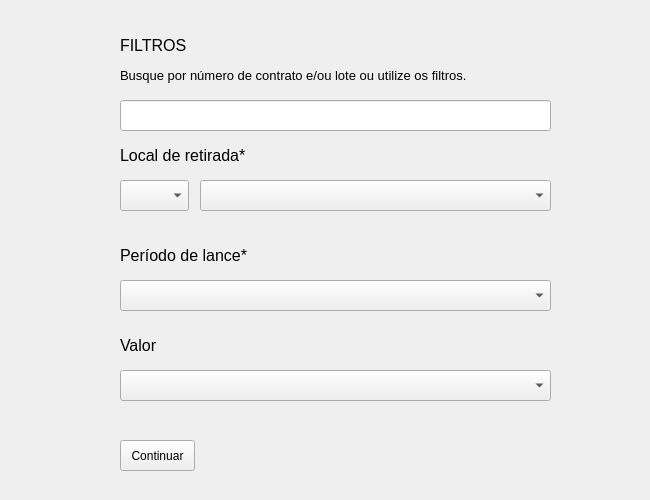
<?xml version="1.0" encoding="UTF-8"?>
<ui version="4.0">
 <class>interface</class>
 <widget class="QMainWindow" name="interface">
  <property name="geometry">
   <rect>
    <x>0</x>
    <y>0</y>
    <width>650</width>
    <height>500</height>
   </rect>
  </property>
  <property name="maximumSize">
   <size>
    <width>650</width>
    <height>500</height>
   </size>
  </property>
  <property name="windowTitle">
   <string>BUSCADOR DE LEILÕES DE JOIAS DA CAIXA</string>
  </property>
  <property name="toolButtonStyle">
   <enum>Qt::ToolButtonStyle::ToolButtonIconOnly</enum>
  </property>
  <widget class="QWidget" name="centralwidget">
   <widget class="QLineEdit" name="lineEdit">
    <property name="geometry">
     <rect>
      <x>120</x>
      <y>100</y>
      <width>431</width>
      <height>31</height>
     </rect>
    </property>
    <property name="toolTip">
     <string>Busque por numero de lote ou contrato</string>
    </property>
   </widget>
   <widget class="QComboBox" name="comboBox">
    <property name="geometry">
     <rect>
      <x>120</x>
      <y>180</y>
      <width>69</width>
      <height>31</height>
     </rect>
    </property>
    <property name="toolTip">
     <string>UF</string>
    </property>
   </widget>
   <widget class="QComboBox" name="comboBox_2">
    <property name="geometry">
     <rect>
      <x>200</x>
      <y>180</y>
      <width>351</width>
      <height>31</height>
     </rect>
    </property>
    <property name="toolTip">
     <string>Cidade</string>
    </property>
   </widget>
   <widget class="QLabel" name="label">
    <property name="geometry">
     <rect>
      <x>120</x>
      <y>140</y>
      <width>131</width>
      <height>31</height>
     </rect>
    </property>
    <property name="font">
     <font>
      <pointsize>12</pointsize>
     </font>
    </property>
    <property name="text">
     <string>Local de retirada*</string>
    </property>
   </widget>
   <widget class="QLabel" name="label_2">
    <property name="geometry">
     <rect>
      <x>120</x>
      <y>240</y>
      <width>131</width>
      <height>31</height>
     </rect>
    </property>
    <property name="font">
     <font>
      <pointsize>12</pointsize>
     </font>
    </property>
    <property name="text">
     <string>Período de lance*</string>
    </property>
   </widget>
   <widget class="QComboBox" name="comboBox_4">
    <property name="geometry">
     <rect>
      <x>120</x>
      <y>280</y>
      <width>431</width>
      <height>31</height>
     </rect>
    </property>
    <property name="toolTip">
     <string>Período de lance</string>
    </property>
   </widget>
   <widget class="QLabel" name="label_3">
    <property name="geometry">
     <rect>
      <x>120</x>
      <y>330</y>
      <width>101</width>
      <height>31</height>
     </rect>
    </property>
    <property name="font">
     <font>
      <pointsize>12</pointsize>
     </font>
    </property>
    <property name="text">
     <string>Valor</string>
    </property>
   </widget>
   <widget class="QComboBox" name="comboBox_5">
    <property name="geometry">
     <rect>
      <x>120</x>
      <y>370</y>
      <width>431</width>
      <height>31</height>
     </rect>
    </property>
    <property name="toolTip">
     <string>Selecione</string>
    </property>
   </widget>
   <widget class="QPushButton" name="pushButton">
    <property name="geometry">
     <rect>
      <x>120</x>
      <y>440</y>
      <width>75</width>
      <height>31</height>
     </rect>
    </property>
    <property name="toolTip">
     <string>Continuar</string>
    </property>
    <property name="text">
     <string>Continuar</string>
    </property>
   </widget>
   <widget class="QLabel" name="label_4">
    <property name="geometry">
     <rect>
      <x>120</x>
      <y>30</y>
      <width>311</width>
      <height>31</height>
     </rect>
    </property>
    <property name="font">
     <font>
      <pointsize>12</pointsize>
     </font>
    </property>
    <property name="text">
     <string>FILTROS</string>
    </property>
   </widget>
   <widget class="QLabel" name="label_5">
    <property name="geometry">
     <rect>
      <x>120</x>
      <y>60</y>
      <width>371</width>
      <height>31</height>
     </rect>
    </property>
    <property name="font">
     <font>
      <pointsize>10</pointsize>
     </font>
    </property>
    <property name="text">
     <string>Busque por número de contrato e/ou lote ou utilize os filtros.</string>
    </property>
   </widget>
  </widget>
 </widget>
 <resources/>
 <connections/>
</ui>
